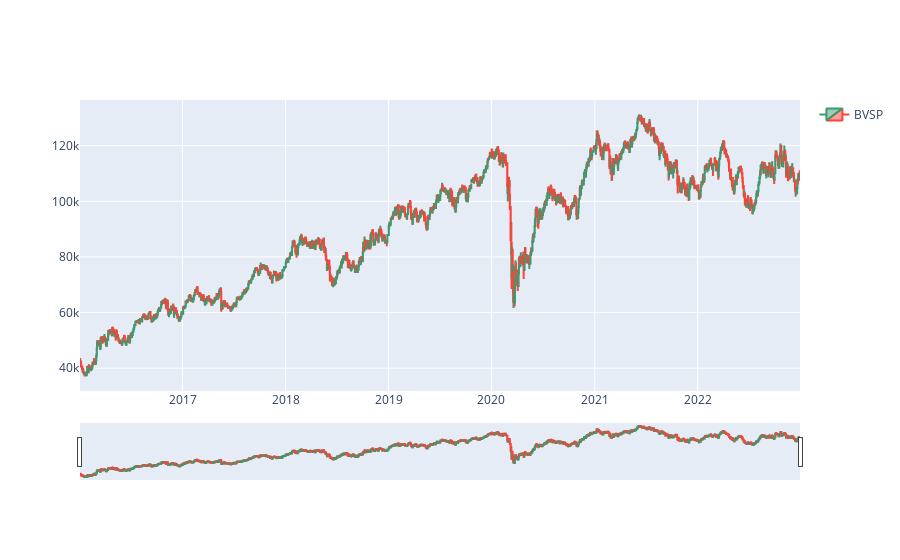

The code cell stored with this chart in its notebook:
### Code cell
import plotly.graph_objects as go

# Candlestick Plot for Business Plots
trace1 = {
    'x': bvsp_data.index,
    'open': bvsp_data.Open,
    'close': bvsp_data.Adj_Close,
    'high': bvsp_data.High,
    'low': bvsp_data.Low,
    'type': 'candlestick',
    'name': 'BVSP',
    'showlegend': True
}
data = [trace1]
layout = go.Layout()
fig = go.Figure(data=data, layout=layout)

fig.show()

### Figure 1 — Plotly figure (JSON) as saved in the notebook; plotly's stock layout.template omitted (floating-point values rounded to 4 significant figures; data arrays with more than 128 entries replaced by an {"elided": "..."} marker saying what was removed)
{"data": [{"close": {"elided": "1734 int values"}, "high": {"elided": "1734 int values"}, "low": {"elided": "1734 int values"}, "name": "BVSP", "open": {"elided": "1734 int values"}, "showlegend": true, "type": "candlestick", "x": {"elided": "1734 str values"}}], "layout": {}}
